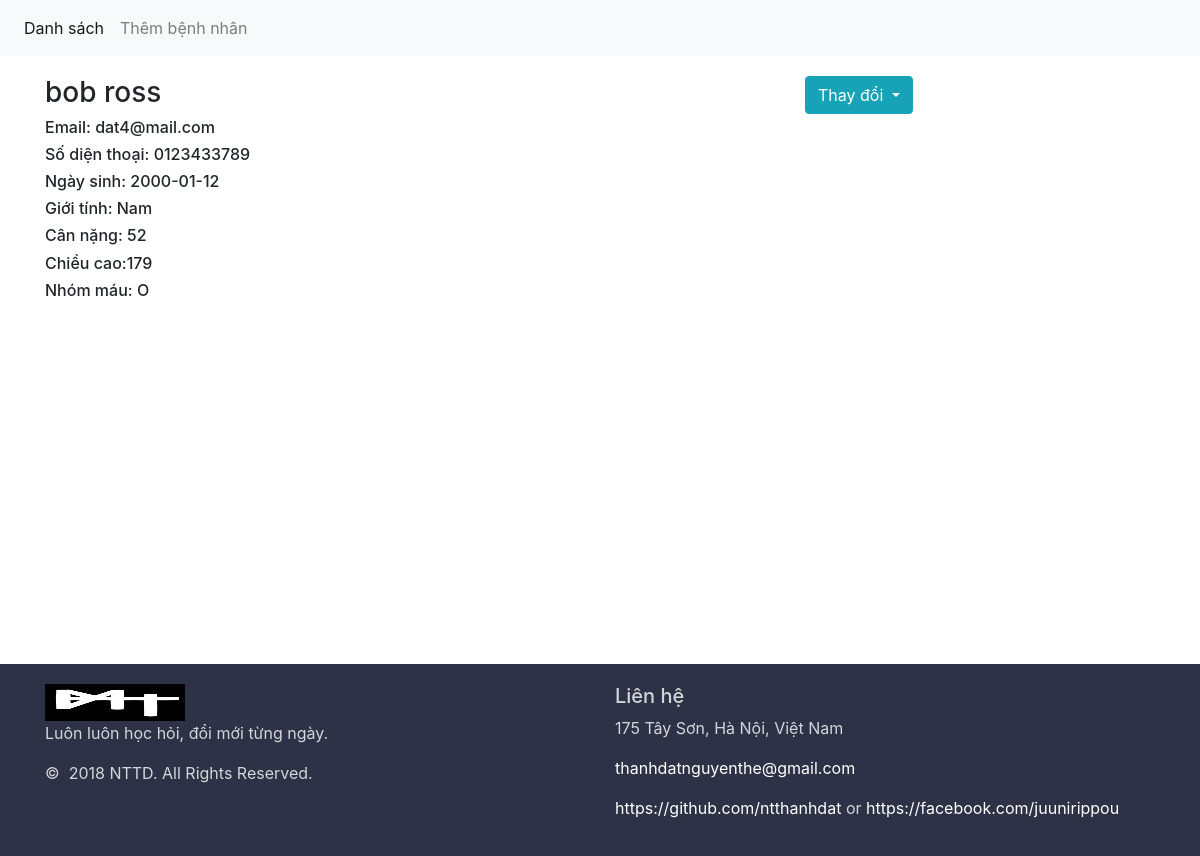
Screenshot of /display.php?id=3 with the database file from the repository.
### tables this page shows
CREATE TABLE `patient` (
  `PatientID` int(11) NOT NULL,
  `FirstName` char(50) NOT NULL,
  `LastName` char(50) NOT NULL,
  `DateOfBirth` date DEFAULT NULL,
  `Gender` char(6) DEFAULT NULL,
  `PhoneNumber` char(10) DEFAULT NULL,
  `Email` char(30) DEFAULT NULL,
  `Height` int(11) DEFAULT NULL,
  `Weight` int(11) DEFAULT NULL,
  `BloodGroup` char(3) DEFAULT NULL,
  `CreateOn` date DEFAULT NULL,
  `ModifiedOn` date DEFAULT NULL
);

### display.php (the view, shortened to what this page needs)
<?php include('header.php');
include('config.php');
$id=$_GET['id'];
$sql="select * from Patient where PatientID='$id'";
mysqli_set_charset($conn,'UTF8');
$result=mysqli_query($conn,$sql);
 if(mysqli_num_rows($result)>0){
    $post=mysqli_fetch_assoc($result);
}
?>
<div class="clearfix container">
	<div class="row">
        <div class="col-sm-8">
            <h3> <?php echo $post['FirstName'].' '.$post['LastName']  ?></h3>
            <h6>Email: <?php echo $post['Email'] ?></h6>
            <h6>Số diện thoại: <?php echo $post['PhoneNumber'] ?></h6>
            <h6>Ngày sinh: <?php echo $post['DateOfBirth'] ?></h6>
            <h6>Giới tính: <?php echo $post['Gender'] ?></h6>
            <h6>Cân nặng: <?php echo $post['Weight'] ?> </h6>
            <h6>Chiều cao:<?php echo $post['Height'] ?> </h6>
            <h6>Nhóm máu: <?php echo $post['BloodGroup'] ?></h6>
        </div>
        <div class="col-sm-4">
            <div class="btn-group">
                <a class="btn dropdown-toggle btn-info" data-toggle="dropdown" href="#">
                    Thay đổi
                </a>
            </div>
        </div>
</div>
</div>
<?php include('footer.php') ?>

### style.css (style rules this page uses)
.container { padding-top: 20px; padding-bottom: 20px; }
.clearfix { min-height: 100vh; margin-bottom: -192px; }

### rows the page displays
patient: FirstName "bob", LastName "ross", Email "dat4@mail.com", PhoneNumber "0123433789", DateOfBirth "2000-01-12", Gender "Nam", Weight "52", Height "179", BloodGroup "O"
